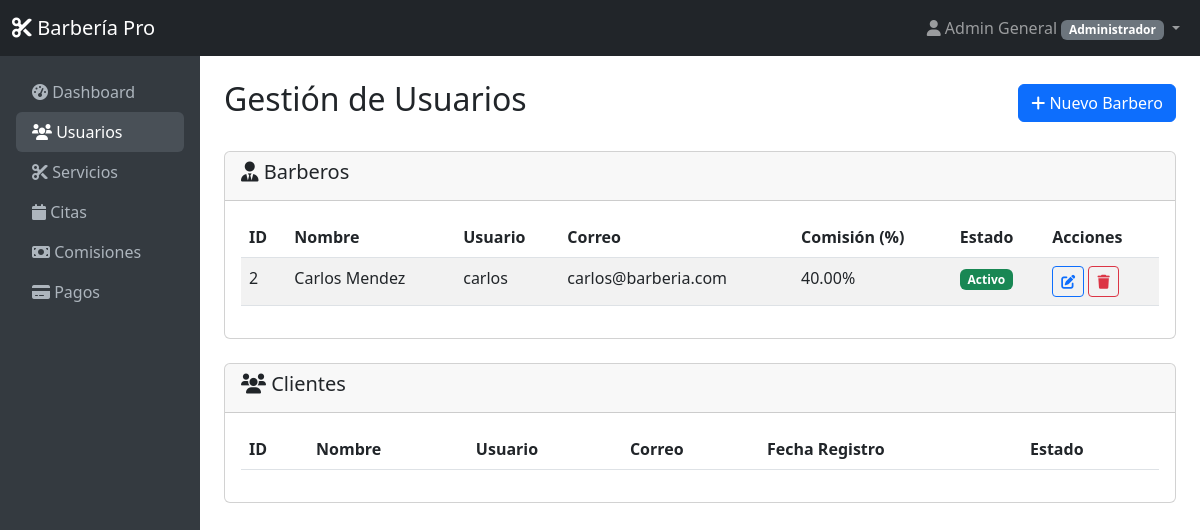
Page /public/index.php?url=admin/usuarios (signed in) on the committed database.
### tables this page shows
CREATE TABLE usuarios (
    id INT AUTO_INCREMENT PRIMARY KEY,
    nombre VARCHAR(100) NOT NULL,
    usuario VARCHAR(50) NOT NULL UNIQUE,
    password VARCHAR(255) NOT NULL,
    correo VARCHAR(100) NOT NULL,
    rol ENUM('admin', 'barbero', 'cliente') NOT NULL,
    comision DECIMAL(5,2) DEFAULT NULL,  
    saldo DECIMAL(12,2) DEFAULT 0.00,  
    creado_en DATETIME DEFAULT CURRENT_TIMESTAMP,
    activo BOOLEAN DEFAULT TRUE
);

### app/core/Controller.php (called while the page is built, shortened)
<?php
class Controller {
    public function model($model) {
        return new $model();
    }
    public function view($view, $data = []) {
        extract($data);
        require_once '../app/views/' . $view . '.php';
    }
}
?>

### app/controllers/AdminController.php (called while the page is built, shortened)
<?php
class AdminController extends Controller {
    public function usuarios() {
        $userModel = $this->model('Usuario');
        $data['barberos'] = $userModel->getByRole('barbero');
        $data['clientes'] = $userModel->getByRole('cliente');
        $this->view('admin/usuarios', $data ?? []);
    }
}
?>

### app/core/App.php (called while the page is built, shortened)
<?php
class App {
    protected $method = 'login';
    public function __construct() {
        $url = $this->parseUrl();
        if (isset($url[0])) {
            $controllerName = ucfirst($url[0]) . 'Controller';
            if (file_exists('../app/controllers/' . $controllerName . '.php')) {
                unset($url[0]);
            }
        }
        $this->controller = new $this->controller;
        if (isset($url[1])) {
            if (method_exists($this->controller, $url[1])) {
                $this->method = $url[1];
                unset($url[1]);
            }
        }
        $this->params = $url ? array_values($url) : [];
        call_user_func_array([$this->controller, $this->method], $this->params);
    }
    public function parseUrl() {
        if (isset($_GET['url'])) {
            return explode('/', filter_var(rtrim($_GET['url'], '/'), FILTER_SANITIZE_URL));
        }
        return [];
    }
}
?>

### public/index.php (called while the page is built, shortened)
<?php
$app = new App();
?>

### app/core/Model.php (called while the page is built, shortened)
<?php
class Model {
    protected $db;
    public function __construct() {
        $this->db = Database::getInstance()->getConnection();
    }
    public function query($sql, $params = []) {
        $stmt = $this->db->prepare($sql);
        $stmt->execute($params);
        return $stmt;
    }
    public function fetchAll($sql, $params = []) {
        return $this->query($sql, $params)->fetchAll(PDO::FETCH_ASSOC);
    }
}
?>

### app/config/database.php (called while the page is built)
<?php
class Database {
    private static $instance = null;
    private $connection;
    private function __construct() {
        try {
            $this->connection = new PDO(
                "mysql:host=" . DB_HOST . ";dbname=" . DB_NAME . ";charset=utf8mb4",
                DB_USER,
                DB_PASS,
                [
                    PDO::ATTR_ERRMODE => PDO::ERRMODE_EXCEPTION,
                    PDO::ATTR_DEFAULT_FETCH_MODE => PDO::FETCH_ASSOC,
                    PDO::ATTR_EMULATE_PREPARES => false
                ]
            );
        } catch (PDOException $e) {
            die("Error de conexión: " . $e->getMessage());
        }
    }
    public static function getInstance() {
        if (self::$instance === null) {
            self::$instance = new self();
        }
        return self::$instance;
    }
    public function getConnection() {
        return $this->connection;
    }
}
?>

### app/models/Usuario.php (called while the page is built, shortened)
<?php
class Usuario extends Model {
    public function getByRole($rol) {
        $sql = "SELECT * FROM usuarios WHERE rol = ? AND activo = 1 ORDER BY nombre";
        return $this->fetchAll($sql, [$rol]);
    }
}
?>

### app/views/admin/usuarios.php (the view, shortened to what this page needs)
<?php
include '../app/views/includes/header.php';
include '../app/views/includes/navbar.php';
?>
<div class="container-fluid">
    <div class="row">
        <div class="col-md-2 sidebar p-0">
            <div class="nav flex-column nav-pills p-3">
                <a class="nav-link" href="<?= BASE_URL ?>index.php?url=admin/dashboard">
                    <i class="fas fa-tachometer-alt"></i> Dashboard
                </a>
                <a class="nav-link active" href="<?= BASE_URL ?>index.php?url=admin/usuarios">
                    <i class="fas fa-users"></i> Usuarios
                </a>
                <a class="nav-link" href="<?= BASE_URL ?>index.php?url=admin/servicios">
                    <i class="fas fa-cut"></i> Servicios
                </a>
                <a class="nav-link" href="<?= BASE_URL ?>index.php?url=admin/citas">
                    <i class="fas fa-calendar"></i> Citas
                </a>
                <a class="nav-link" href="<?= BASE_URL ?>index.php?url=admin/comisiones">
                    <i class="fas fa-money-bill"></i> Comisiones
                </a>
                <a class="nav-link" href="<?= BASE_URL ?>index.php?url=admin/pagos">
                    <i class="fas fa-credit-card"></i> Pagos
                </a>
            </div>
        </div>
        <div class="col-md-10 p-4">
            <div class="d-flex justify-content-between align-items-center mb-4">
                <h2>Gestión de Usuarios</h2>
                <button class="btn btn-primary" data-bs-toggle="modal" data-bs-target="#modalBarbero">
                    <i class="fas fa-plus"></i> Nuevo Barbero
                </button>
            </div>
            <div class="card mb-4">
                <div class="card-header">
                    <h5><i class="fas fa-user-tie"></i> Barberos</h5>
                </div>
                <div class="card-body">
                    <div class="table-responsive">
                        <table class="table table-striped">
                            <thead>
                                <tr>
                                    <th>ID</th>
                                    <th>Nombre</th>
                                    <th>Usuario</th>
                                    <th>Correo</th>
                                    <th>Comisión (%)</th>
                                    <th>Estado</th>
                                    <th>Acciones</th>
                                </tr>
                            </thead>
                            <tbody>
                                <?php foreach ($barberos as $barbero): ?>
                                <tr>
                                    <td><?= $barbero['id'] ?></td>
                                    <td><?= htmlspecialchars($barbero['nombre']) ?></td>
                                    <td><?= htmlspecialchars($barbero['usuario']) ?></td>
                                    <td><?= htmlspecialchars($barbero['correo']) ?></td>
                                    <td><?= $barbero['comision'] ?>%</td>
                                    <td>
                                        <span class="badge bg-<?= $barbero['activo'] ? 'success' : 'danger' ?>">
                                            <?= $barbero['activo'] ? 'Activo' : 'Inactivo' ?>
                                        </span>
                                    </td>
                                    <td>
                                        <button class="btn btn-sm btn-outline-primary">
                                            <i class="fas fa-edit"></i>
                                        </button>
                                        <button class="btn btn-sm btn-outline-danger">
                                            <i class="fas fa-trash"></i>
                                        </button>
                                    </td>
                                </tr>
                                <?php endforeach; ?>
                            </tbody>
                        </table>
                    </div>
                </div>
            </div>
            <div class="card">
                <div class="card-header">
                    <h5><i class="fas fa-users"></i> Clientes</h5>
                </div>
                <div class="card-body">
                    <div class="table-responsive">
                        <table class="table table-striped">
                            <thead>
                                <tr>
                                    <th>ID</th>
                                    <th>Nombre</th>
                                    <th>Usuario</th>
                                    <th>Correo</th>
                                    <th>Fecha Registro</th>
                                    <th>Estado</th>
                                </tr>
                            </thead>
                        </table>
                    </div>
                </div>
            </div>
        </div>
    </div>
</div>
<?php include '../app/views/includes/footer.php'; ?>

### app/views/includes/header.php (style rules this page uses)
.sidebar { min-height: 100vh; background: #343a40; }
.sidebar .nav-link { color: #adb5bd; }
.sidebar .nav-link.active { color: #fff; background: #495057; }

### rows in the picture
usuarios: id "2", nombre "Carlos Mendez", usuario "carlos", correo "carlos@barberia.com", comision "40.00", activo "Activo"

### other values in the picture
SessionHelper::getUserName() "Admin General"
$role_names[SessionHelper::getUserRole()] "Administrador"
